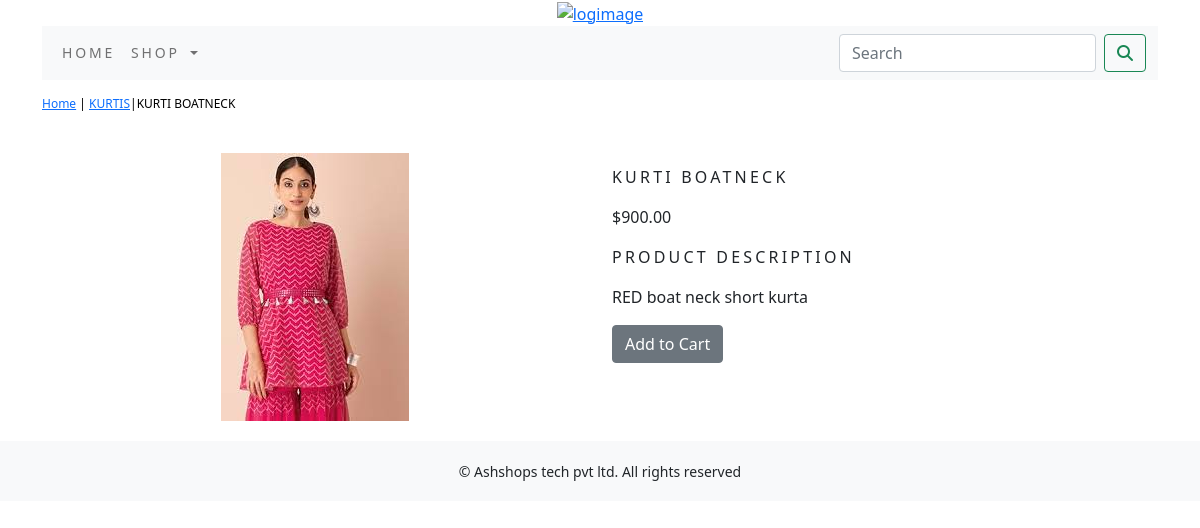
The app's page /shop/kurtis/kurti-boatneck/ with its own data.
### shop/models.py (models this page shows, shortened)
class Product(models.Model):
    name = models.CharField(max_length=250, unique=True)
    slug = models.SlugField(max_length=250, unique=True)
    description = models.TextField(blank=True)
    price = models.DecimalField(max_digits=10,decimal_places=2)
    category = models.ForeignKey(Category,on_delete=models.CASCADE)
    image = models.ImageField(upload_to='product', blank=True)
    stock = models.IntegerField()
    available=models.BooleanField(default=True)
    created=models.DateTimeField(auto_now_add=True)
    updated=models.DateTimeField(auto_now=True)
    class Meta:
        ordering = ('name',)
        verbose_name = 'product'
        verbose_name_plural = 'products'

class Category(models.Model):
    name=models.CharField(max_length=250,unique=True)
    slug=models.SlugField(max_length=250,unique=True)
    description=models.TextField(blank=True)
    image=models.ImageField(upload_to='category',blank=True)
    class Meta:
        ordering=('name',)
        verbose_name='category'
        verbose_name_plural='categories'
    def get_url(self):
            return reverse('shop:products_by_category', args=[self.slug])
    def __str__(self):
        return '{}'.format(self.name)

### shop/views.py (the view)
# urls.py: path('<slug:c_slug>/<slug:product_slug>/',views.proDetail,name='prodCatdetail')
def proDetail(request,c_slug,product_slug):
    try:
        product=Product.objects.get(category__slug=c_slug,slug=product_slug)
    except Exception as e:
        raise e
    return render(request,'product.html',{'product':product})

### cart/context_processors.py (called while the page is built)
def counter(request):
    item_count=0
    if 'admin' in request.path:
        return {}
    else:
        try:
            cart=Cart.objects.filter(cart_id=_cart_id(request))
            car_items=CartItem.objects.all().filter(cart=cart[:1])
            for cart_item in car_items:
                item_count += cart_item.quantity
        except Cart.DoesNotExist:
            item_count= 0
    return dict(item_count=item_count)

### cart/views.py (called while the page is built)
def _cart_id(request):
    cart=request.session.session_key
    if not cart:
        cart=request.session.create()
    return cart

### shop/context_processors.py (called while the page is built)
def menu_links(request):
    links=Category.objects.all()
    return dict(links=links)

### template/product.html (shortened to what this page needs)
{% extends 'base.html' %}
{% load static %}
{% block content %}
 <div class="row my_prod_row_class">
     <div class="mx_auto">
         <p><a href="{% url 'shop:allProdCat' %}">Home</a> | <a href="{{product.category.get_url}}">{{product.category}}</a>|{{product.name}}</p>
     </div>
 <div class="container">
 <br>
 <div class="row">
     <div class="col-12 col-sm-12 col-md-12 col-lg-6 text-center">
        <div style="min-width:18rem">
            <img src="{{product.image.url}}" alt="{{product.name}}">
</div>
     </div>
         <div class="col-12 col-sm-12 col-md-12 col-lg-6">
             <div>
             <h1 class="my_prod_title">{{product.name}}</h1>
             <p>${{product.price}}</p>
             <p class="my_title">Product Description</p>
             <p class="text-justify my_prod_text">{{product.description}}</p>
             {% if product.stock <= 0 %}
             <p class="text-justify my_prod_text"><b>Out of Stock</b></p>
             {% else %}
             <a class="btn btn-secondary" href="{% url 'cart:add_cart' product.id %}">Add to Cart</a>
             {% endif %}
         </div>
     </div>
 </div>
 </div>
     </div>
{% endblock %}

### static/css/custom.css (style rules this page uses)
body { font-family: 'Roboto', sans-serif; }
.my_title { font-size:16px; text-transform:uppercase; letter-spacing:.2em; }
.my_prod_row_class { padding-top:15px; padding-bottom:20px; }
.my_prod_row_class .mx_auto { color:#000; font-size:12px; text-decoration:none; }
.my_prod_title { font-size:16px; text-transform:uppercase; letter-spacing:.2em; padding-top:15px; padding-bottom:10px; }
.my_prod_text { padding-right:20px; }

### records on screen
Product: category "KURTIS", name "KURTI BOATNECK", image (picture), price "900.00", description "RED boat neck short kurta"
